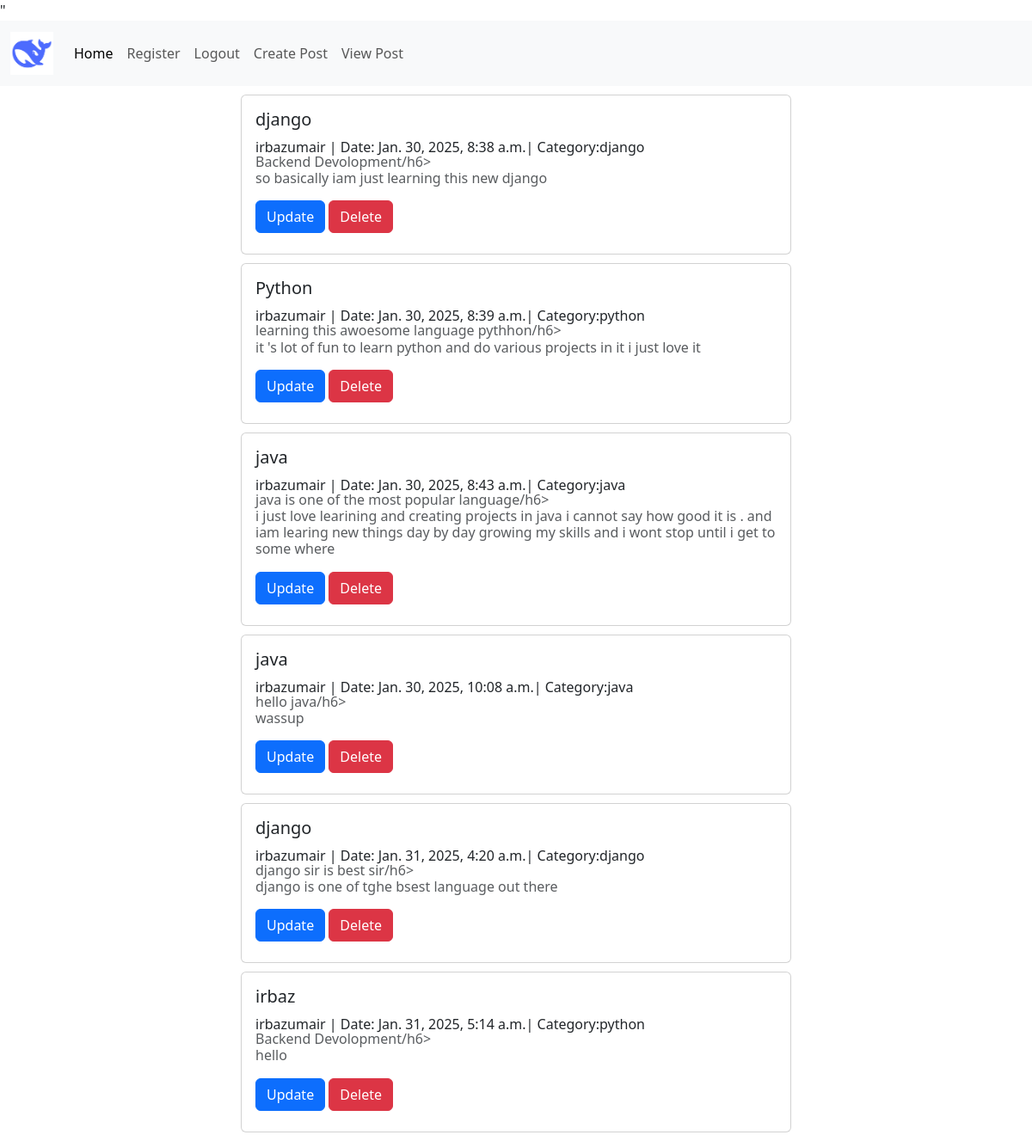
The app's page /view-post/ (signed in) with its own data.
### myapp/models.py (models this page shows)
class Post(models.Model):
    author = models.ForeignKey(User, on_delete=models.CASCADE)
    title = models.CharField(max_length=200)
    description = models.CharField(max_length=300)
    body = models.TextField()
    published_on = models.DateTimeField(auto_now_add=True)
    category = models.ForeignKey(Category, on_delete=models.CASCADE)

class Category(models.Model):
    name = models.CharField(max_length=150)
    def __str__(self):
        return (self.name)

### myapp/views.py (the view)
# urls.py: path('view-post/', views.view_posts, name='view-post'),
def view_posts(request):
    post_list = Post.objects.all()
    context = {'post_list': post_list}
    return render(request, 'view-post.html', context)

### myapp/templates/view-post.html (shortened to what this page needs)
{% extends 'base.html' %}
{% block content %}
<div style ="width: 100%; height : 100%;">
{% for post in post_list %}
<div class="card" style="width: 40rem; margin: 10px auto;">
    <div class="card-body">
      <h5 class="card-title">{{ post.title }}</h5>
      {{ post.author }} | Date: {{ post.published_on }}| Category:{{ post.category }}
      <h6 class="card-subtitle mb-2 text-body-secondary">{{ post.description }}/h6>
      <p class="card-text">{{ post.body }}</p>
      {% if request.user == post.author %}
      <a href="{% url 'update-post' post.id %}" class="btn btn-primary">Update</a>
      <a href="#" class="btn btn-danger">Delete</a>
      {% endif %}
    </div>
  </div>
{% endfor %}
</div>
{% endblock content %}

### records on screen
Post: title "django", author "irbazumair", published_on "Jan. 30, 2025, 8:38 a.m.", category "django", description "Backend Devolopment", body "so basically iam just learning this new django", shows "Update"
Post: title "Python", author "irbazumair", published_on "Jan. 30, 2025, 8:39 a.m.", category "python", description "learning this awoesome language pythhon", body "it 's lot of fun to learn python and do various projects in it i just love it", shows "Update"
Post: title "java", author "irbazumair", published_on "Jan. 30, 2025, 8:43 a.m.", category "java", description "java is one of the most popular language", body "i just love learining and creating projects in java i cannot say how good it is . and iam learing new things day by day growing my skills and i wont stop until i get to some where", shows "Update"
Post: title "java", author "irbazumair", published_on "Jan. 30, 2025, 10:08 a.m.", category "java", description "hello java", body "wassup", shows "Update"
Post: title "django", author "irbazumair", published_on "Jan. 31, 2025, 4:20 a.m.", category "django", description "django sir is best sir", body "django is one of tghe bsest language out there", shows "Update"
Post: title "irbaz", author "irbazumair", published_on "Jan. 31, 2025, 5:14 a.m.", category "python", description "Backend Devolopment", body "hello", shows "Update"
